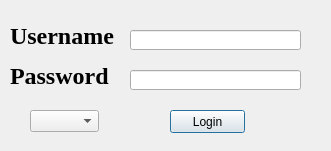
<?xml version="1.0" encoding="UTF-8"?>
<ui version="4.0">
 <class>LoginWindow</class>
 <widget class="QDialog" name="LoginWindow">
  <property name="geometry">
   <rect>
    <x>0</x>
    <y>0</y>
    <width>331</width>
    <height>151</height>
   </rect>
  </property>
  <property name="sizePolicy">
   <sizepolicy hsizetype="Fixed" vsizetype="Fixed">
    <horstretch>0</horstretch>
    <verstretch>0</verstretch>
   </sizepolicy>
  </property>
  <property name="windowTitle">
   <string>Login</string>
  </property>
  <property name="sizeGripEnabled">
   <bool>false</bool>
  </property>
  <property name="modal">
   <bool>true</bool>
  </property>
  <widget class="QPushButton" name="login_PushButton">
   <property name="geometry">
    <rect>
     <x>170</x>
     <y>110</y>
     <width>75</width>
     <height>23</height>
    </rect>
   </property>
   <property name="text">
    <string>Login</string>
   </property>
  </widget>
  <widget class="QLabel" name="username_Label">
   <property name="geometry">
    <rect>
     <x>10</x>
     <y>20</y>
     <width>111</width>
     <height>31</height>
    </rect>
   </property>
   <property name="font">
    <font>
     <family>Times New Roman</family>
     <pointsize>18</pointsize>
     <weight>75</weight>
     <bold>true</bold>
    </font>
   </property>
   <property name="text">
    <string>Username</string>
   </property>
  </widget>
  <widget class="QLabel" name="password_Label">
   <property name="geometry">
    <rect>
     <x>10</x>
     <y>60</y>
     <width>111</width>
     <height>31</height>
    </rect>
   </property>
   <property name="font">
    <font>
     <family>Times New Roman</family>
     <pointsize>18</pointsize>
     <weight>75</weight>
     <bold>true</bold>
    </font>
   </property>
   <property name="text">
    <string>Password</string>
   </property>
  </widget>
  <widget class="QLineEdit" name="lineEdit">
   <property name="geometry">
    <rect>
     <x>130</x>
     <y>30</y>
     <width>171</width>
     <height>20</height>
    </rect>
   </property>
  </widget>
  <widget class="QLineEdit" name="lineEdit_2">
   <property name="geometry">
    <rect>
     <x>130</x>
     <y>70</y>
     <width>171</width>
     <height>20</height>
    </rect>
   </property>
   <property name="frame">
    <bool>true</bool>
   </property>
   <property name="echoMode">
    <enum>QLineEdit::Password</enum>
   </property>
  </widget>
  <widget class="QComboBox" name="comboBox">
   <property name="geometry">
    <rect>
     <x>30</x>
     <y>110</y>
     <width>69</width>
     <height>22</height>
    </rect>
   </property>
  </widget>
 </widget>
 <resources/>
 <connections/>
</ui>
